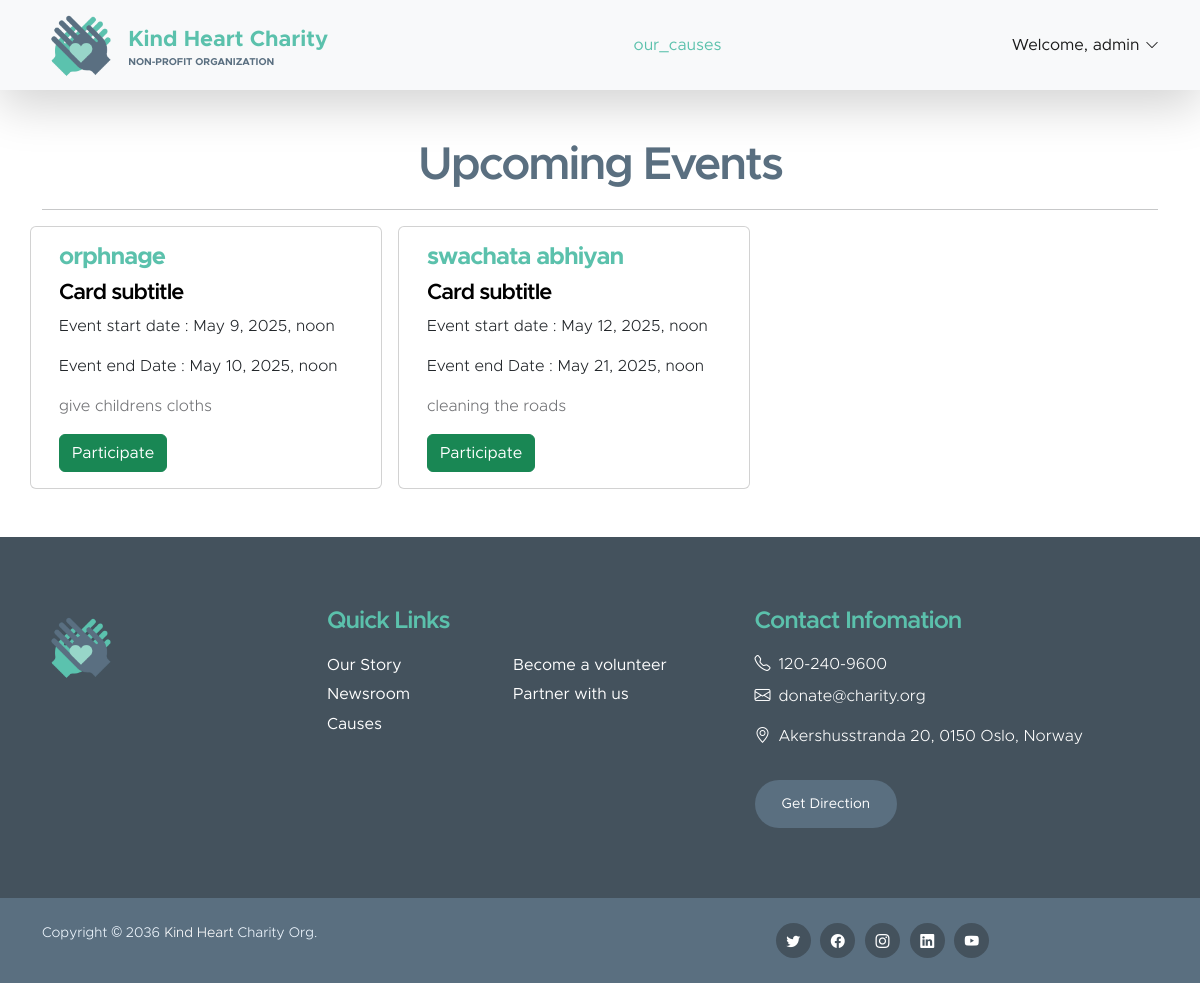
Page /volunteer-dashboard/ (signed in) on the committed database.
### heart_charity/models.py (models this page shows, shortened)
class Event(models.Model):
    title = models.CharField(max_length=200)
    description = models.TextField(blank=True)
    start_time = models.DateTimeField()
    end_time = models.DateTimeField()

### heart_charity/views.py (the view)
# urls.py: path('volunteer-dashboard/', views.volunteer_dashboard, name='volunteer_dashboard'),
def volunteer_dashboard(request):
    upcoming_events = Event.objects.filter(start_time__gte=datetime.now()).order_by('start_time')
    return render(request, 'volunteer_dashboard.html', {'events': upcoming_events})

### heart_charity/templates/volunteer_dashboard.html
{% extends 'base.html' %}
{% load static %}
{% block content %}
<div class="container">
    <center><h2>Upcoming Events</h2>
    </center><hr>
    <div class="row">
        {% for event in events %}
        <div class="card col-md-4 me-3" style="width: 22rem; ">
            <div class="card-body">
              <h5 class="card-title"><strong>{{ event.title }}</strong></h5>
              <h6 class="card-text ">Card subtitle</h6>
              <p class="card-text  text-dark ">Event start date : {{ event.start_time }}</p>
              <p class="card-text text-dark">Event end Date : {{ event.end_time }}</p>
              <p class="card-text">{{ event.description }}</p>
              <button href="#" class="btn btn-success ">Participate</button>
            </div>
          </div>
          {% endfor %}
    </div>
</div>{% endblock %}

### heart_charity/templates/base.html (shortened to what this page needs)
{% load static %}
<!doctype html>
<html lang="en">
    <head>
        <link href="{% static 'css/bootstrap.min.css' %}" rel="stylesheet">
        <link href="{% static 'css/bootstrap-icons.css' %}" rel="stylesheet">
        <link href="{% static 'css/templatemo-kind-heart-charity.css' %}" rel="stylesheet">
    </head>
    <body>
        <nav class="navbar navbar-expand-lg bg-light shadow-lg">
            <div class="container">
                <a class="navbar-brand" href="/">
                    <img src="{% static 'images/logo.png'  %}"  class="logo img-fluid" alt="Kind Heart Charity">
                    <span>
                        Kind Heart Charity
                        <small>Non-profit Organization</small>
                    </span>
                </a>
                <div class="collapse navbar-collapse" id="navbarNav">
                    <ul class="navbar-nav ms-auto">
                        {% if user.is_authenticated %}
                        <li class="nav-item"><a class="nav-link" href="{% url 'our_causes' %}">our_causes</a></li>
                        {% endif %}
                    </ul>
                    {% if user.is_authenticated %}
                    <div class="dropdown nav-item" >
                     <button class="btn  nav-link"  type="button" >
                         <a class="nav-link dropdown-toggle" href="#" role="button" data-bs-toggle="dropdown" style="color:var(--bs-navbar-brand-color)">Welcome, {{ request.user.username }}</a>
                         </button>
                   </div>
                 </div>
                    {% endif %}
                </div>
        </nav>
        <main>
            <section class="hero-section">
                <div class="container py-5">
                    <div class="row">
                        {% block content %}
                        {% endblock %}
                    </div>
                </div>
            </section>
        </main>
        <footer class="site-footer">
            <div class="container">
                <div class="row">
                    <div class="col-lg-3 col-12 mb-4">
                        <img src="{% static 'images/logo.png' %}" class="logo img-fluid" alt="">
                    </div>
                    <div class="col-lg-4 col-md-6 col-12 mb-4">
                        <h5 class="site-footer-title mb-3">Quick Links</h5>
                        <ul class="footer-menu">
                            <li class="footer-menu-item"><a href="#" class="footer-menu-link">Our Story</a></li>
                            <li class="footer-menu-item"><a href="#" class="footer-menu-link">Newsroom</a></li>
                            <li class="footer-menu-item"><a href="#" class="footer-menu-link">Causes</a></li>
                            <li class="footer-menu-item"><a href="#" class="footer-menu-link">Become a volunteer</a></li>
                            <li class="footer-menu-item"><a href="#" class="footer-menu-link">Partner with us</a></li>
                        </ul>
                    </div>
                    <div class="col-lg-4 col-md-6 col-12 mx-auto">
                        <h5 class="site-footer-title mb-3">Contact Infomation</h5>
                        <p class="text-white d-flex mb-2">
                            <i class="bi-telephone me-2"></i>
                            <a href="tel: 120-240-9600" class="site-footer-link">
                                120-240-9600
                            </a>
                        </p>
                        <p class="text-white d-flex">
                            <i class="bi-envelope me-2"></i>
                            <a href="mailto:info@yourgmail.com" class="site-footer-link">
                                donate@charity.org
                            </a>
                        </p>
                        <p class="text-white d-flex mt-3">
                            <i class="bi-geo-alt me-2"></i>
                            Akershusstranda 20, 0150 Oslo, Norway
                        </p>
                        <a href="#" class="custom-btn btn mt-3">Get Direction</a>
                    </div>
                </div>
            </div>
            <div class="site-footer-bottom">
                <div class="container">
                    <div class="row">
                        <div class="col-lg-6 col-md-7 col-12">
                            <p class="copyright-text mb-0">Copyright © 2036 <a href="#">Kind Heart</a> Charity Org.
                       </p>
                        </div>
                        <div class="col-lg-6 col-md-5 col-12 d-flex justify-content-center align-items-center mx-auto">
                            <ul class="social-icon">
                                <li class="social-icon-item">
                                    <a href="#" class="social-icon-link bi-twitter"></a>
                                </li>
                                <li class="social-icon-item">
                                    <a href="#" class="social-icon-link bi-facebook"></a>
                                </li>
                                <li class="social-icon-item">
                                    <a href="#" class="social-icon-link bi-instagram"></a>
                                </li>
                                <li class="social-icon-item">
                                    <a href="#" class="social-icon-link bi-linkedin"></a>
                                </li>
                                <li class="social-icon-item">
                                    <a href="https://youtube.com/templatemo" class="social-icon-link bi-youtube"></a>
                                </li>
                            </ul>
                        </div>
                    </div>
                </div>
            </div>
        </footer>
    </body>
</html>

### heart_charity/static/css/templatemo-kind-heart-charity.css (style rules this page uses)
:root { --white-color: #ffffff; --primary-color: #5bc1ac; --secondary-color: #5a6f80; --section-bg-color: #f0f8ff; --site-footer-bg-color: #44525d; --custom-btn-bg-color: #597081; --custom-btn-bg-hover-color: #5bc1ac; --dark-color: #000000; --p-color: #717275; --border-color: #e9eaeb; --body-font-family: 'Metropolis', sans-serif; --h1-font-size: 52px; --h2-font-size: 46px; --h3-font-size: 32px; --h4-font-size: 28px; --h5-font-size: 24px; --h6-font-size: 22px; --p-font-size: 16px; --btn-font-size: 18px; --copyright-font-size: 14px; --border-radius-large: 100px; --border-radius-medium: 20px; --border-radius-small: 10px; --font-weight-light: 300; --font-weight-normal: 400; --font-weight-semibold: 600; --font-weight-bold: 700; }
body { background-color: var(--white-color); font-family: var(--body-font-family); }
h2, h3, h4, h5, h6 { color: var(--dark-color); }
h1, h2, h3, h4, h5, h6 { font-weight: var(--font-weight-semibold); letter-spacing: -1px; }
h2 { color: var(--secondary-color); font-size: var(--h2-font-size); letter-spacing: -2px; }
h5 { color: var(--primary-color); font-size: var(--h5-font-size); }
h6 { font-size: var(--h6-font-size); }
p { color: var(--p-color); font-size: var(--p-font-size); font-weight: var(--font-weight-light); }
ul li { color: var(--p-color); font-size: var(--p-font-size); font-weight: var(--font-weight-normal); }
a, button { touch-action: manipulation; transition: all 0.3s; }
a { color: var(--p-color); text-decoration: none; }
b, strong { font-weight: var(--font-weight-bold); }
.custom-btn { background: var(--secondary-color); border: 2px solid transparent; border-radius: var(--border-radius-large); color: var(--white-color); font-size: var(--btn-font-size); font-weight: var(--font-weight-normal); line-height: normal; padding: 15px 25px; }
.navbar { background: var(--white-color); z-index: 9; padding-top: 0; padding-bottom: 0; }
.navbar-brand { color: var(--primary-color); font-size: var(--h6-font-size); font-weight: var(--font-weight-bold); }
.navbar-brand span { display: inline-block; vertical-align: middle; }
.navbar-brand small { color: var(--secondary-color); display: block; font-size: 10px; line-height: normal; text-transform: uppercase; }
.logo { width: 80px; height: auto; }
.navbar-expand-lg .navbar-nav .nav-link { margin-right: 0; margin-left: 0; padding: 20px; }
.navbar-nav .nav-link { display: inline-block; color: var(--p-color); font-size: var(--p-font-size); font-weight: var(--font-weight-medium); position: relative; padding-top: 15px; padding-bottom: 15px; }
.navbar-nav .nav-link.active, .navbar-nav .nav-link:hover { background: transparent; color: var(--primary-color); }
.dropdown-toggle::after { content: "\f282"; display: inline-block; font-family: bootstrap-icons !important; font-size: var(--copyright-font-size); font-style: normal; font-weight: normal !important; font-variant: normal; text-transform: none; line-height: 1; vertical-align: -.125em; -webkit-font-smoothing: antialiased; -moz-osx-font-smoothing: grayscale; position: relative; left: 2px; border: 0; }
.site-footer { background-color: var(--site-footer-bg-color); padding-top: 70px; }
.site-footer-bottom { background-color: var(--secondary-color); position: relative; z-index: 2; margin-top: 70px; padding-top: 25px; padding-bottom: 25px; }
.site-footer-bottom a { color: var(--white-color); }
.site-footer-link { color: var(--white-color); }
.copyright-text { color: var(--section-bg-color); font-size: var(--copyright-font-size); margin-right: 30px; }
.site-footer .custom-btn { font-size: var(--copyright-font-size); }
.footer-menu { column-count: 2; margin: 0; padding: 0; }
.footer-menu-item { list-style: none; display: block; }
.footer-menu-link { font-size: var(--p-font-size); color: var(--white-color); display: inline-block; vertical-align: middle; margin-right: 10px; margin-bottom: 5px; }
.social-icon { margin: 0; padding: 0; }
.social-icon-item { list-style: none; display: inline-block; vertical-align: top; }
.social-icon-link { background: var(--site-footer-bg-color); border-radius: var(--border-radius-large); color: var(--white-color); font-size: var(--copyright-font-size); display: block; margin-right: 5px; text-align: center; width: 35px; height: 35px; line-height: 38px; }

### rows in the picture
Event: title "orphnage", start_time "May 9, 2025, noon", end_time "May 10, 2025, noon", description "give childrens cloths"
Event: title "swachata abhiyan", start_time "May 12, 2025, noon", end_time "May 21, 2025, noon", description "cleaning the roads"

### other values in the picture
{{ request.user.username }} "admin"
